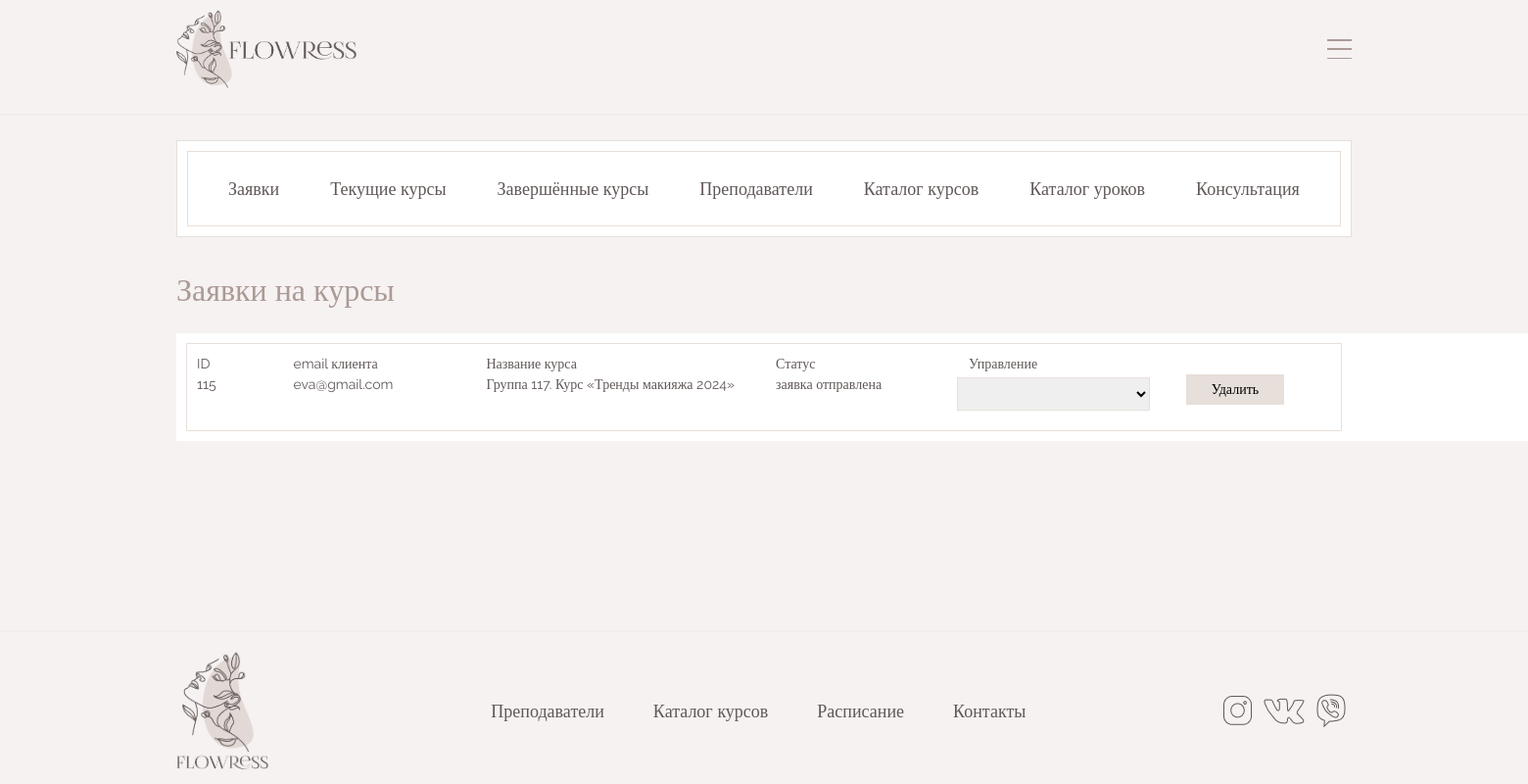
Page /admin_panel.php on the committed database.
### tables this page shows
CREATE TABLE `Course_registration` (
  `ID` int UNSIGNED NOT NULL,
  `ID_user` int UNSIGNED NOT NULL,
  `ID_organizedCourse` int UNSIGNED NOT NULL,
  `ID_status` int UNSIGNED NOT NULL
);

CREATE TABLE `User` (
  `ID` int UNSIGNED NOT NULL,
  `name` varchar(65) NOT NULL,
  `telephone` varchar(64) NOT NULL,
  `email` varchar(64) NOT NULL,
  `photo` varchar(256) DEFAULT 'default_profile_photo.jpg',
  `password` varchar(64) NOT NULL,
  `salt` int NOT NULL,
  `userType` varchar(64) NOT NULL DEFAULT 'user'
);

CREATE TABLE `Organized_course` (
  `ID` int UNSIGNED NOT NULL,
  `ID_course` int UNSIGNED NOT NULL,
  `ID_master` int UNSIGNED DEFAULT NULL,
  `ID_groupType` int UNSIGNED NOT NULL,
  `startDate` date DEFAULT NULL,
  `isEnded` tinyint NOT NULL DEFAULT '0'
);

CREATE TABLE `Course` (
  `ID` int UNSIGNED NOT NULL,
  `ID_user` int UNSIGNED NOT NULL DEFAULT '1',
  `title` varchar(255) NOT NULL,
  `description` text NOT NULL,
  `fullDescription` text,
  `price` float NOT NULL,
  `photo` varchar(256) NOT NULL DEFAULT 'default_course_image.jpg',
  `isActive` tinyint NOT NULL DEFAULT '1'
);

CREATE TABLE `Status` (
  `ID` int UNSIGNED NOT NULL,
  `status` varchar(64) NOT NULL
);

CREATE TABLE `Menu` (
  `ID` int UNSIGNED NOT NULL,
  `title` varchar(64) NOT NULL,
  `path` varchar(64) NOT NULL
);

### modules/menu/menu.php (called while the page is built, shortened)
<?php
require_once $_SERVER['DOCUMENT_ROOT'].'/connect/connect_database.php';
?>
	<?php
	$query = "SELECT * FROM Menu";
	$result = mysqli_query($link, $query) or die("Ошибка выполнения запроса".
			mysqli_error($link));
	?>

### modules/page_elements/admin_tables/admin_org_courses_cards.php (the view, shortened to what this page needs)
<link rel="stylesheet" href="../../css/style.css" type="text/css">
<link rel="stylesheet" href="../../css/profile_page_style.css" type="text/css">
<link rel="stylesheet" href="../../css/course_item_style.css" type="text/css">
<link rel="stylesheet" href="../../css/course_style.css" type="text/css">

### admin_panel.php (shortened to what this page needs)
<!DOCTYPE html>
<html>
<head>
	<link rel="stylesheet" href="../../css/style.css" type="text/css">
	<link rel="stylesheet" href="../../css/admin_panel_style.css" type="text/css">
	<link href="https://cdn.jsdelivr.net/npm/bootstrap@5.1.3/dist/css/bootstrap.min.css" rel="stylesheet">
</head>
<body>
	<?php require 'modules/page_elements/header.php';
	?>
	<div class="page-content">
		<div class="container">
			<div class="panel adm-panel">
				<ul class="tabs">
					<li class="tab" id='registration-admin-tab'>Заявки</li>
					<li class="tab" id='org-courses-tab'>Текущие курсы</li>
					<li class="tab" id='ended-org-courses-tab'>Завершённые курсы</li>
					<li class="tab" id='masters-admin-tab'>Преподаватели</li>
					<li class="tab" id='courses-admin-tab'>Каталог курсов</li>
					<li class="tab" id='lessons-admin-tab'>Каталог уроков</li>
					<li class="tab" id='consult-admin-tab'>Консультация</li>
				</ul>
			</div>
			<div class="block" style="display: block;" id="admin-registration-block">
				<div class="admin-title-group">
					<div class="admin-panel-title">Заявки на курсы</div>
				</div>
				<div class="admin-panel-table reg-table col-12">
					<div class="table-border">
						<div class="title-table row">
							<div class="col-1">ID</div>
							<div class="col-2">email клиента</div>
							<div class="col-3">Название курса</div>
							<div class="col-2">Статус</div>
							<div class="col-4">Управление</div>
						</div>
						<div class='reg-body-table'>
							<?php
							$regQuery = "SELECT Course_registration.ID, User.email, Organized_course.ID, Course.title, Status.ID, Status.status FROM Course_registration JOIN User ON Course_registration.ID_user=User.ID JOIN Organized_course ON Course_registration.ID_organizedCourse=Organized_course.ID JOIN Course ON Organized_course.ID_course=Course.ID JOIN Status ON Course_registration.ID_status=Status.ID WHERE Status.ID IN (1,2,3) ORDER BY Course_registration.ID DESC";
							$regResult = mysqli_query($link, $regQuery) or die("Ошибка " . mysqli_error($link));
							if($result) {
								$regRows = mysqli_num_rows($regResult);
								if($regRows>0) {
									for($i = 0; $i < $regRows; ++$i)
									{
										$registration = mysqli_fetch_row($regResult);
										echo "<div class='row row-margin'>
										<div class='reg_id col-1'>".$registration[0]."</div>
										<div class='client_email col-2'>".$registration[1]."</div>
										<div class='course_name col-3'>Группа ".$registration[2].". ".$registration[3]."</div>
										<div class='course_status col-2' id='course_status".$registration[0]."'>".$registration[5]."</div>";
										$statusQuery = "SELECT * FROM Status";
										$statusResult = mysqli_query($link, $statusQuery) or die("Ошибка".mysqli_error($link));
										echo "<select name='status-select' id='".$registration[0]."' class='status_select select-style col-2'>";
										if($statusResult)
										{
											$rows2 = mysqli_num_rows($statusResult);
											echo "<option value='no_status'></option>";
											for($j = 0; $j < $rows2; ++$j)
											{
												$row2 = mysqli_fetch_row($statusResult);
												echo "<option value='".$row2[0]."'>".$row2[1]."</option>";
											}
										}
										echo "</select>
										<div class='col-2'><button class='del-reg-btn admin-btn' id='".$registration[0]."'>Удалить</button>
										</div></div>";
									}
								}
							}
							?>
						</div>
					</div>
				</div>
			</div>
					<?php
					require 'modules/page_elements/admin_tables/admin_org_courses_cards.php'; ?>
					<?php
					require 'modules/page_elements/admin_tables/admin_org_courses_cards.php'; ?>
				<?php require 'modules/page_elements/admin_tables/masters_body_table.php'; ?>
	</div>
</div>
<?php require 'modules/page_elements/footer.php';
?>
</body>
</html>

### modules/page_elements/footer.php (shortened to what this page needs)
<link rel="stylesheet" href="../../css/style.css" type="text/css">
<link rel="stylesheet" href="../../css/header_style.css" type="text/css">
<link rel="stylesheet" href="../../css/footer_style.css" type="text/css">
<footer class="footer">
	<hr class="border-style">
	<div class="container">
		<div class="footer-body">
			<a href="index.php">
				<img src="images/logo_vertical.png" class="footer-logo">
			</a>
			<nav class="footer-menu">
				<ul class="footer-list">
					<?php
					require_once'C:\OSPanel\domains\flowress\connect\connect_database.php';
					$query = "SELECT * FROM Menu";
					$result = mysqli_query($link, $query) or die("Ошибка выполнения запроса".
						mysqli_error($link));
					for ($i=0; $i<mysqli_num_rows($result); $i++) {
						$menu = mysqli_fetch_assoc($result);
						echo "<li><a class='header-link' href=".$menu['path'].">".$menu['title']."</a></li>";
					}
					?>
				</ul>
			</nav>
			<div class="social-networks">
				<img src="images/inst.png">
				<img src="images/vk.png">
				<img src="images/viber.png">
			</div>
		</div>
	</div>
</footer>

### css/style.css (style rules this page uses)
*, *::before, *::after { padding: 0; margin:0; border: 0; box-sizing: border-box; }
a { text-decoration: none; color: black; }
ul, ol, li { list-style: none; display: block; }
img { vertical-align: top; }
html { height: 100%; }
body { width:100%; padding: 0; margin: 0; background-color: #F6F2F1; font-family: 'Raleway'; color: #605857; font-size: 16px; text-align: left; min-height: 100%; display: grid; grid-template-rows: auto 1fr auto; }
.container { max-width: 1200px; box-sizing: content-box; margin: 0 auto; padding: 0px 50px; }
.border-style { border: 0.7px solid #E7DFDA; margin-bottom: 5px; }
.block { position: relative; }
.tab { font-size: 18px; display: flex; align-items: center; margin: 9px 0px; }
.select-style { border: 0.7px solid #E7DFDA; margin-top: 3px; padding: 7px 10px; }
@media screen and (max-device-width: 992px) { body { font-size: 14px; } }
@media screen and (max-device-width: 992px) { .container { padding: 0px 30px; } }
.footer { position: relative; }
.footer-menu { display: flex; }
.footer-list { display: flex; }
.footer-list li { list-style: none; margin: 0px 35px; color:#605857; font-size: 14px; }
@media screen and (max-device-width: 992px) { .footer-list li { margin: 0px 25px; } }

### css/admin_panel_style.css (style rules this page uses)
.adm-panel { background-color: white; padding: 10px; margin-top: 20px; }
.tabs { display: flex; justify-content: space-around; flex-wrap: wrap; padding: 15px; margin: 0px; border: 0.7px solid #E7DFDA; }
.tab { margin:5px; }
.block { display: none; width: 100%; }
.admin-title-group { display: flex; align-items: center; justify-content: space-between; margin-bottom: 20px; margin-top: 30px; }
.admin-panel-title { color: #ab9a96; font-family: 'Lighthaus'; font-size: 32px; }
.admin-panel-table { background-color: white; padding: 10px; }
.table-border { padding: 10px; border: 0.7px solid #E7DFDA; }
.row-margin { margin-bottom: 10px; }
.admin-btn { background-color: #E7DFDA; font-family: 'Lighthaus'; font-size: 14px; padding: 5px 15px; margin-left: 25px; width: 100px; }
@media screen and (max-device-width: 992px) { .admin-panel-table { width: 130vw !important; overflow-y: scroll; } }
@media screen and (max-device-width: 992px) { .table-border { width: 1180px; } }

### css/header_style.css (style rules this page uses)
.header-link { color: #605857; font-size: 18px; text-decoration: none; font-weight: 300; position: relative; transition: 0.2s all; cursor: pointer; }
.header-link::after { display: block; content: ""; position: absolute; left: 50%; transform: translateX(-50%); opacity: 0; bottom: -10px; width: 90%; height: 0.5px; background-color: #605857; transition: 0.4s all; }

### css/profile_page_style.css (style rules this page uses)
.panel { padding: 10px; border: 0.7px solid #E7DFDA; }
.block { display: none; width: 100%; }
@media screen and (max-device-width: 992px) { .tabs { display: flex; flex-direction: row; justify-content: space-around; flex-wrap: wrap; } }
@media screen and (max-device-width: 992px) { .tab { margin: 5px; } }

### css/footer_style.css (style rules this page uses)
.footer { margin-top: 50px; }
.footer-body { position: relative; display: flex; justify-content: space-between; align-items: center; padding: 15px 0px; width: 100%; }
.footer-logo { height: 120px; }
.footer-menu { display: flex; flex-direction: row; }
.footer-list { display: flex; align-items: center; margin: 0px; }
.social-networks { display: flex; align-items: center; }
.social-networks * { margin: 0px 6px; }

### rows in the picture
course_registration: ID "115", ID_user.email "eva@gmail.com", ID_organizedCourse.ID "117", course.title "Курс «Тренды макияжа 2024»", ID_status.status "заявка отправлена"
menu: title "Преподаватели"
menu: title "Каталог курсов"
menu: title "Расписание"
menu: title "Контакты"
